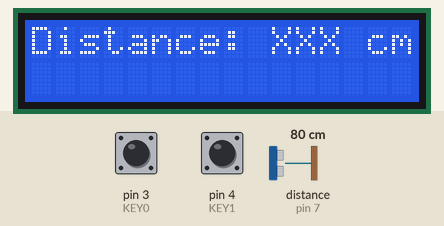
A sketch run on a simulated Arduino Uno, built with avr-gcc and run on an emulated ATmega328P. On the bench: 16×2 character LCD. The test bench sets the inputs (shaded band); at power-on: pin 3 (KEY0) HIGH, pin 4 (KEY1) HIGH, distance to the obstacle (sensor on pin 7) 80 cm. The echo pulse lasts 58.3 µs per cm; what the sketch prints to the serial monitor is not drawn.

Above: at 1.2 s.
1.3 s: pin 3 (KEY0) pulled LOW for 0.15 s
At 1.8 s:
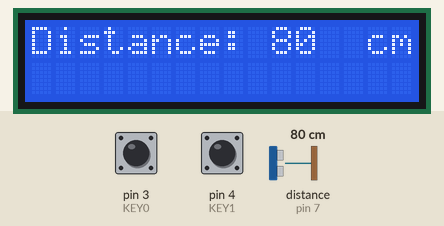
2.9 s: pin 4 (KEY1) pulled LOW for 0.15 s
At 4.0 s:
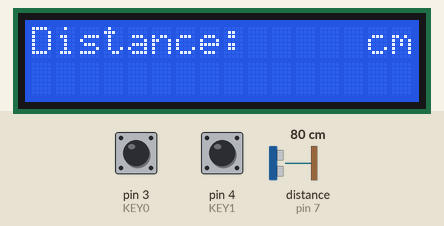
Timing chart, 0 to 5.9 s (numbered marks = the images above; inputs shaded):
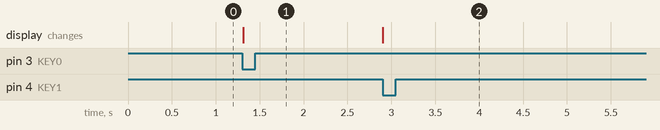

Measured:
- after the input at 1.3 s, the display: changes at once (image 1)
- after the input at 2.9 s, the display: changes at once (image 2)

The sketch:

PROJ_RFinder2.ino
```cpp
#include "MPublic.h"
#include <TimerOne.h>
#include "Test.h"
#include "Key.h"
#include "KCon.h"
#include "USonic.h"

void fTimerIsr(void);

void setup() {
  Serial.begin(9600);
  Timer1.initialize(1000000);         // set timer=500000 us = 0.5s
  Timer1.attachInterrupt(fTimerIsr);  // attach ISR here
  //------------

  //fTestOpen();
  fKeyOpen();
  fKConOpen();
  fUSonicOpen();
}

void loop() {

  schZone = true;
  //fTestRun();
  fKeyRun();
  fKConRun();
  fUSonicRun();
}

void fTimerIsr(void) {

  schZone = false;
  //fTestRun();
}
```

KCon.h
```cpp
extern "C" {tByte fKConOpen(void);}
extern "C" {void fKConRun(void);}
```

KCon.ino
```cpp
typedef struct {
  tByte   state;

} tKCon;

tKCon  m_KCon;

//- State Machines ----------------------------------

tByte fKConState0(tKCon *m) {
  tByte   k;

  if (fKeyHit()) {
    k=fKeyGet();
    switch (k) {
      case 0x00 : fUSonicStart(); break;
      case 0x80 : fUSonicRead(); break;
      case 0x01 : fUSonicClr(); break;
    }
  }
  return 0;
}

tByte fKConState1(tKCon *m) {

  return 0;
}

tByte fKConEntry(tKCon *m) {

  switch (m->state) {
    case 0 : fKConState0(m); break;
    case 1 : fKConState1(m); break;
    default : break;
  }

  return 0;
}

//--------------------------------------------------

tByte fKConOpen(void) {


  //-------------------------
  m_KCon.state=0;

  return 0;
}

void fKConRun(void) {

  fKConEntry(&m_KCon);
}
```

Key.h
```cpp
extern "C" {tByte fKeyHit(void);}
extern "C" {tByte fKeyGet(void);}
extern "C" {tByte fKeyAreAllKeyRdy(void);}
extern "C" {tByte fKeyRd(tByte k);}

extern "C" {tByte fKeyOpen(void);}
extern "C" {void fKeyRun(void);}

//== Mapping I/Os to Switches ==================
#define KEY0  3
#define KEY1  4
```

Key.ino
```cpp
#define MAX_KEY   2     // # of keys
#define BUF_SIZE  4     // Buffer Size
#define MAX_DBC   10    // # of deboucing

typedef struct {
  tByte   buf[BUF_SIZE];
  tByte   head;
  tByte   tail;
} tBuf;

typedef struct {
  tByte   state;

  tWord   port;
  tByte   id;
  tByte   sts;   // Key status: 1=close(on), 0=open(off)
  tWord   cnt;
  tWord   ver;
  tByte   sem;
} tKey;


tKey m_key[MAX_KEY];
tBuf kbuf;

//= functions ================================================================

tByte fKeyIsBufFull(void) {
  tByte   next;

  next=(tByte)((kbuf.head+1)%BUF_SIZE);
  if (next==kbuf.tail) return 1;
  return 0;
}

tByte fKeyIsBufEmpty(void) {
  if (kbuf.head==kbuf.tail) return 1;
  return 0;
}

tByte fKeyBufIn(tByte id) {
  if (fKeyIsBufFull()) return bNull;
  kbuf.buf[kbuf.head]=id;
  kbuf.head=(tByte)((kbuf.head+1)%BUF_SIZE);
  return 0;
}

tByte fKeyBufOut(void) {
  tByte   k;

  if (fKeyIsBufEmpty()) return bNull;
  k=kbuf.buf[kbuf.tail];
  kbuf.tail=(tByte)((kbuf.tail+1)%BUF_SIZE);
  return k;
}

//= State Machines ===========================================================

tByte fKeyState0(tKey *m) {

  if (!digitalRead(m->port)) {
    m->cnt++;
    m->ver=0;
    if (m->cnt>=MAX_DBC) {
      m->sts=sON;      // Set key state on
      m->cnt=0;
      if (m->sem) {Serial.println("On");fKeyBufIn(m->id);m->sem=0;}
    }
  } else {
    m->cnt=0;
    m->ver++;
    if (m->ver>=MAX_DBC) {
      m->ver=0;
      m->sem=1;
      m->state=1;
    }
  }
  return 0;
}

tByte fKeyState1(tKey *m) {

  if (digitalRead(m->port)) {
    m->cnt++;
    m->ver=0;
    if (m->cnt>=MAX_DBC) {
      m->sts=sOFF;     // Set key state off
      m->cnt=0;
      if (m->sem) {Serial.println("Off");fKeyBufIn(m->id | 0x80);m->sem=0;}
    }
  } else {
    m->cnt=0;
    m->ver++;
    if (m->ver>=MAX_DBC) {
      m->ver=0;
      m->sem=1;
      m->state=0;
    }
  }
  return 0;
}

tByte fKeyEntry(tKey *m) {

  switch (m->state) {
    case 0 : fKeyState0(m);break;
    case 1 : fKeyState1(m);break;
    default : break;
  }
  return 0;
}


//= Public functions =========================================================

tByte fKeyHit(void) {
  if (fKeyIsBufEmpty()) return 0; else return 1;
}

tByte fKeyGet(void) {
  return fKeyBufOut();
}

tByte fKeyAreAllKeyRdy(void) {
  tByte   i;

  for (i=0;i<MAX_KEY;i++) {
    if (m_key[i].sts==sIDL) return 0;
  }

  return 1;
}

// Read Key Status, k=key number
tByte fKeyRd(tByte k) {
  if (k>MAX_KEY-1) return bNull;
  return m_key[k].sts;
}

//------------------------------------

tByte fKeyOpen(void) {
  tByte   i;

  pinMode(KEY0,INPUT_PULLUP);
  pinMode(KEY1,INPUT_PULLUP);

  //- Assign Key Port ------
  m_key[0].port=KEY0;
  m_key[1].port=KEY1;
  //m_key[2].port=KEY2;
  //m_key[3].port=KEY3;

  //- Initialize -----------
  kbuf.head=0;
  kbuf.tail=0;
  for (i=0;i<MAX_KEY;i++) {
    if (digitalRead(m_key[i].port)) m_key[i].state=1; else m_key[i].state=0;
    m_key[i].id=i;
    m_key[i].sts=sIDL;
    m_key[i].cnt=0;
    m_key[i].ver=0;
    m_key[i].sem=1;
  }

  return 0;
}

void fKeyRun(void) {
  tByte   i;

  for (i=0;i<MAX_KEY;i++) {
    fKeyEntry(&m_key[i]);
  }
}
```

MPublic.h
```cpp
#define tByte   unsigned char   // 8  Bits
#define tWord   unsigned int    // 16 Bits
#define tDWord  unsigned long   // 32 Bits

#define tFloat  float

#define bNull   0xFF
#define wNull   0xFFFF
#define dNull   0xFFFFFFFF
#define pNull   NULL

boolean schZone;       /* Dividing 2 scheduling spaces
                        true = normal scheduling
                        false = timer scheduling */

//== Switch States =====================
#define sON    1       // Switch state=ON
#define sOFF   0       // Switch state=OFF
#define sIDL   bNull   // Switch state=IDLE
```

Test.h
```cpp
// Template header file for state machines

extern "C" {tByte fTestOpen(void);}
extern "C" {void fTestRun(void);}
```

Test.ino
```cpp
// Template for state machines

typedef struct {
  tByte   state;

} tTest;

tTest  m_test;

//- State Machines ----------------------------------

tByte fTestState0(tTest *m) {


  return 0;
}

tByte fTestState1(tTest *m) {


  return 0;
}

//---------------------------------

tByte fTestState100(tTest *m) {


  return 0;
}

tByte fTestState101(tTest *m) {


  return 0;
}

tByte fTestEntry(tTest *m) {

  if (schZone) { // running in normal scheduling
    switch (m->state) {
      case 0 : fTestState0(m); break;
      case 1 : fTestState1(m); break;
      default : break;
    }
  } else {       // running in timer scheduling
    switch (m->state) {
      case 100 : fTestState100(m); break;
      case 101 : fTestState101(m); break;
      default : break;
    }
  }
  return 0;
}

//--------------------------------------------------

tByte fTestOpen(void) {


  //-------------------------
  m_test.state=bNull;

  return 0;
}

void fTestRun(void) {

  fTestEntry(&m_test);
}
```

USonic.h
```cpp
extern "C" {tByte fUSonicOpen(void);}
extern "C" {void fUSonicRun(void);}

extern "C" {void fUSonicStart(void);}
extern "C" {void fUSonicRead(void);}
extern "C" {void fUSonicClr(void);}

//- I/Os defined for Ultrasonic Transducer
#define US_TRIG 6
#define US_ECHO 7
```

USonic.ino
```cpp
#include <Wire.h>
#include <LiquidCrystal_I2C.h>
#include "Ultrasonic.h"

typedef struct {
  tByte   state;
  tByte   dist;
  tWord   cnt;
} tUSonic;

tUSonic  m_USonic;

Ultrasonic ultrasonic(US_TRIG,US_ECHO);
LiquidCrystal_I2C lcd(0x3F, 16, 2);

//- State Machines ----------------------------------

tByte fUSonicState0(tUSonic *m) {

  m->dist = ultrasonic.Ranging(CM);
  Serial.print(m->dist);  Serial.println(" cm");
  lcd.setCursor(10,0); lcd.print("   ");
  lcd.setCursor(10,0); lcd.print(m->dist);
  m->cnt=0;
  m->state=1;
  return 0;
}

tByte fUSonicState1(tUSonic *m) {

  m->cnt++;
  if (m->cnt==3000) m->state=0;

  return 0;
}

//---------------------------------

tByte fUSonicState100(tUSonic *m) {


  return 0;
}

tByte fUSonicState101(tUSonic *m) {


  return 0;
}

tByte fUSonicEntry(tUSonic *m) {

  if (schZone) { // running in normal scheduling
    switch (m->state) {
      case 0 : fUSonicState0(m); break;
      case 1 : fUSonicState1(m); break;
      default : break;
    }
  } else {       // running in timer scheduling
    switch (m->state) {
      case 100 : fUSonicState100(m); break;
      case 101 : fUSonicState101(m); break;
      default : break;
    }
  }
  return 0;
}

//--------------------------------------------------

void fUSonicStart(void) {
  m_USonic.state=0;
}

void fUSonicRead(void) {

  if (m_USonic.state!=bNull) {
    lcd.setCursor(10,0); lcd.print(m_USonic.dist);
    m_USonic.state=bNull;
  }
}

void fUSonicClr(void) {

  lcd.setCursor(10,0); lcd.print("   ");
}

//--------------------------------------------------

tByte fUSonicOpen(void) {

  m_USonic.dist=bNull;
  //-------------------------
  lcd.begin();
  lcd.backlight();

  Serial.print("   ");  Serial.println(" cm");
  lcd.clear();
  lcd.setCursor(0,0);  lcd.print("Distance:");
  lcd.setCursor(10,0); lcd.print("XXX");
  lcd.setCursor(14,0); lcd.print("cm");

  //-------------------------
  m_USonic.state=bNull;

  return 0;
}

void fUSonicRun(void) {

  fUSonicEntry(&m_USonic);
}
```
